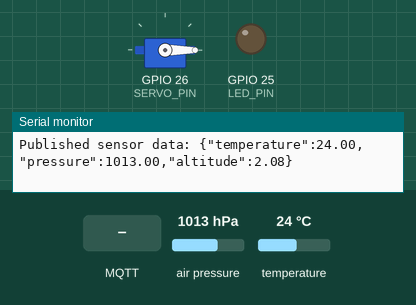
Recording of a program running on a simulated ESP32. On the bench: servo, output pins drawn as LEDs (lit = HIGH), the last lines printed to the serial monitor. The test bench sets the inputs (shaded band); at power-on: air pressure 1013 hPa, temperature 24 °C. WiFi joins after 1.5 s; servers stay silent unless stated; random numbers use the default seed unless the program sets one; no MQTT or app messages arrive unless stated.

Above: at 2.7 s.
2.8 s: MQTT message "181" arrives on the second subscribed topic
At 3.25 s:
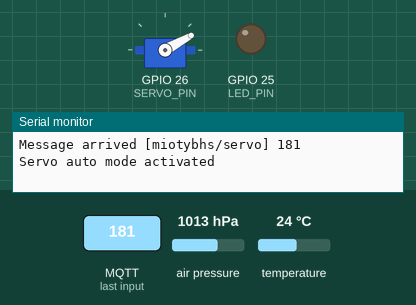
6.3 s: MQTT message "1" arrives on the first subscribed topic
At 6.55 s:
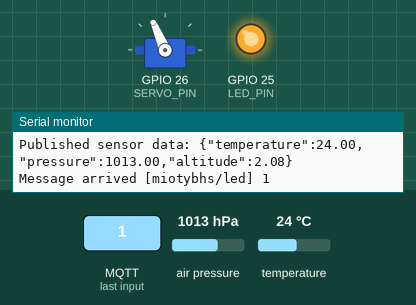
9.8 s: MQTT message "0" arrives on the second subscribed topic
11.3 s: MQTT message "181" arrives on the second subscribed topic
At 11.45 s:
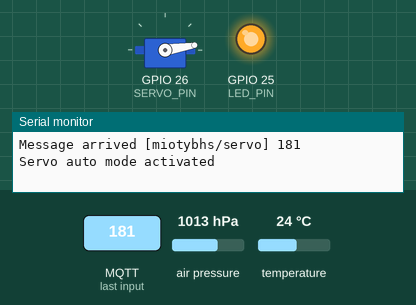
15.4 s: MQTT message "1" arrives on the second subscribed topic
16.9 s: MQTT message "0" arrives on the first subscribed topic
At 17.2 s:
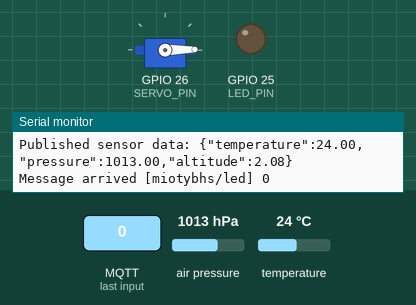
Timing chart, 0 to 19.4 s (numbered marks = the images above; inputs shaded):
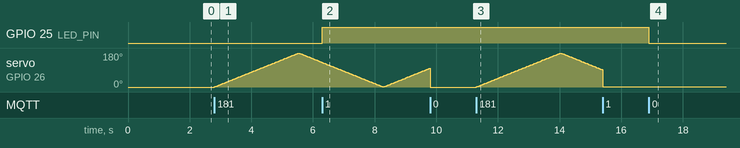

The program:

main.cpp
```cpp
#include <Arduino.h>
#include <WiFi.h>
#include <PubSubClient.h>
#include <Wire.h>
#include <Adafruit_BMP280.h>
#include <ESP32_Servo.h>

// WiFi credentials
const char* ssid = "Bandung";
const char* password = "ybandung";

// MQTT Broker settings
const char* mqtt_server = "iot.profybandung.cloud";
const int mqtt_port = 1883;

// MQTT Topics
const char* led_topic = "miotybhs/led";
const char* servo_topic = "miotybhs/servo";
const char* sensor_topic = "miotybhs/data";

// Pin definitions - Using available pins
const int LED_PIN = 25;      // Using GPIO 25 for LED
const int SERVO_PIN = 26;    // Using GPIO 26 for Servo
// I2C pins for BMP280
const int SDA_PIN = 32;      // Using GPIO 32 for SDA
const int SCL_PIN = 33;      // Using GPIO 33 for SCL

// Objects
WiFiClient espClient;
PubSubClient client(espClient);
Adafruit_BMP280 bmp;
Servo myServo;

// Variables
unsigned long lastSensorPublish = 0;
bool autoServoMode = false;
int servoPosition = 0;
bool servoDirection = true; // true = increasing, false = decreasing
unsigned long lastServoMove = 0;

void setup_wifi() {
  delay(10);
  Serial.println();
  Serial.print("Connecting to ");
  Serial.println(ssid);

  WiFi.begin(ssid, password);

  while (WiFi.status() != WL_CONNECTED) {
    delay(500);
    Serial.print(".");
  }

  Serial.println("");
  Serial.println("WiFi connected");
  Serial.println("IP address: ");
  Serial.println(WiFi.localIP());
}

void reconnect() {
  while (!client.connected()) {
    Serial.print("Attempting MQTT connection...");
    String clientId = "ESP32Client-";
    clientId += String(random(0xffff), HEX);

    if (client.connect(clientId.c_str())) {
      Serial.println("connected");
      // Subscribe to topics
      client.subscribe(led_topic);
      client.subscribe(servo_topic);
      Serial.println("Subscribed to topics");
    } else {
      Serial.print("failed, rc=");
      Serial.print(client.state());
      Serial.println(" try again in 5 seconds");
      delay(5000);
    }
  }
}

void callback(char* topic, byte* payload, unsigned int length) {
  String message = "";
  for (int i = 0; i < length; i++) {
    message += (char)payload[i];
  }

  Serial.print("Message arrived [");
  Serial.print(topic);
  Serial.print("] ");
  Serial.println(message);

  // Handle LED topic
  if (String(topic) == led_topic) {
    if (message == "0") {
      digitalWrite(LED_PIN, LOW);
    } else if (message == "1") {
      digitalWrite(LED_PIN, HIGH);
    }
  }

  // Handle Servo topic
  if (String(topic) == servo_topic) {
    int angle = message.toInt();

    if (angle >= 0 && angle <= 180) {
      autoServoMode = false;
      myServo.write(angle);
      Serial.print("Servo moved to: ");
      Serial.println(angle);
    } else if (angle == 181) {
      autoServoMode = true;
      servoPosition = 0;
      servoDirection = true;
      Serial.println("Servo auto mode activated");
    }
  }
}

void publishSensorData() {
  float temperature = bmp.readTemperature();
  float pressure = bmp.readPressure() / 100.0F; // Convert to hPa
  float altitude = bmp.readAltitude(1013.25); // Adjusted to sea level pressure

  String jsonData = "{";
  jsonData += "\"temperature\":" + String(temperature, 2) + ",";
  jsonData += "\"pressure\":" + String(pressure, 2) + ",";
  jsonData += "\"altitude\":" + String(altitude, 2);
  jsonData += "}";

  client.publish(sensor_topic, jsonData.c_str());

  Serial.print("Published sensor data: ");
  Serial.println(jsonData);
}

void handleAutoServo() {
  if (millis() - lastServoMove >= 15) {
    lastServoMove = millis();

    if (servoDirection) {
      servoPosition++;
      if (servoPosition >= 180) {
        servoDirection = false;
      }
    } else {
      servoPosition--;
      if (servoPosition <= 0) {
        servoDirection = true;
      }
    }

    myServo.write(servoPosition);
  }
}

void setup() {
  Serial.begin(115200);

  // Initialize LED pin
  pinMode(LED_PIN, OUTPUT);
  digitalWrite(LED_PIN, LOW);

  // Initialize servo
  myServo.attach(SERVO_PIN);
  myServo.write(0);

  // Initialize I2C with custom pins
  Wire.begin(SDA_PIN, SCL_PIN);

  // Initialize BMP280
  if (!bmp.begin(0x76)) {  // Try address 0x76 first
    Serial.println("Could not find BMP280 sensor at 0x76, trying 0x77...");
    if (!bmp.begin(0x77)) {  // Try address 0x77
      Serial.println("Could not find BMP280 sensor!");
    }
  }

  // Configure BMP280
  bmp.setSampling(Adafruit_BMP280::MODE_NORMAL,
                  Adafruit_BMP280::SAMPLING_X2,
                  Adafruit_BMP280::SAMPLING_X16,
                  Adafruit_BMP280::FILTER_X16,
                  Adafruit_BMP280::STANDBY_MS_500);

  // Connect to WiFi
  setup_wifi();

  // Setup MQTT
  client.setServer(mqtt_server, mqtt_port);
  client.setCallback(callback);
}

void loop() {
  // Maintain MQTT connection
  if (!client.connected()) {
    reconnect();
  }
  client.loop();

  // Publish sensor data every 1 second
  if (millis() - lastSensorPublish >= 1000) {
    lastSensorPublish = millis();
    publishSensorData();
  }

  // Handle auto servo mode
  if (autoServoMode) {
    handleAutoServo();
  }
}
```

Measured:
- after the input at 2.8 s, servo on GPIO 26 (SERVO_PIN): rises from 0° to 179° in 2.7 s, then falls to 131° in 0.76 s
- after the input at 6.3 s, GPIO 25 (LED_PIN): LOW → HIGH at once
- after the input at 11.3 s, servo on GPIO 26 (SERVO_PIN): rises from 0° to 179° in 2.7 s, then falls to 91° in 1.4 s
- after the input at 16.9 s, GPIO 25 (LED_PIN): HIGH → LOW at once
